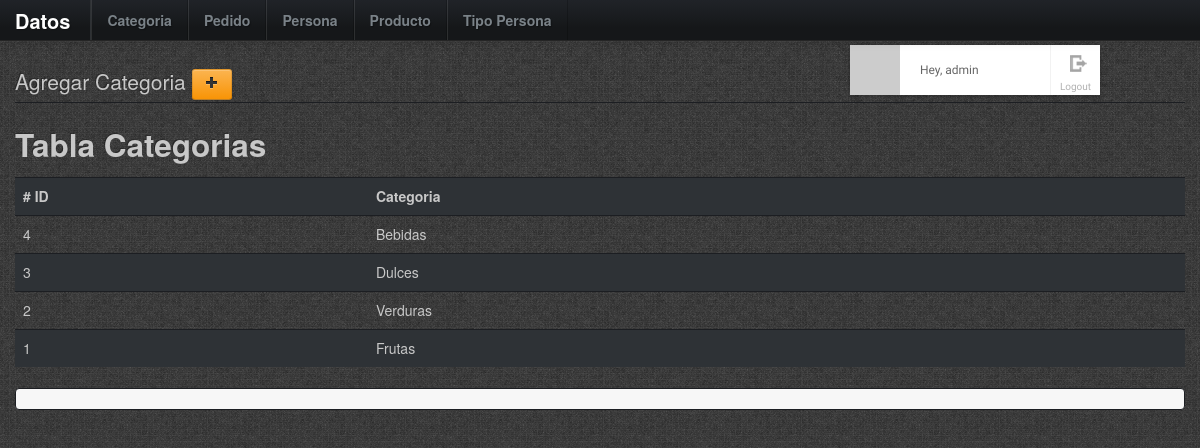
The page /categoria.php (signed in) on the database its author committed.
### tables this page shows
CREATE TABLE IF NOT EXISTS `categoria` (
  `idCategoria` int(11) NOT NULL,
  `cate_nomb` varchar(45) DEFAULT NULL,
  PRIMARY KEY (`idCategoria`)
);

### web/classes/Database.class.php (called while the page is built, shortened)
<?php
class Database
{
    private $connection = null;
    public function __construct()
    {
        if (!$this->connection) {
            $this->connection = new mysqli(DB_HOST, DB_USER, DB_PASS, DB_NAME);
            return (!$this->connection->connect_errno ? true : false);
        }
    }
    public function getDatabaseConnection()
    {
        return $this->connection;
    }
}

### web/classes/Login.class.php (called while the page is built, shortened)
<?php
class Login {
    private     $user_is_logged_in          = false;
    public function __construct(Database $db) {
        $this->connection = $db->getDatabaseConnection();
    }
    private function loginWithSessionData() {
        $this->user_is_logged_in = true;
    }
    public function isUserLoggedIn() {
        return $this->user_is_logged_in;
    }
    public function displayRegisterPage() {
        if (isset($_GET["register"])) {
            return true;
        } else {
            return false;
        }
    }
}

### web/libs/meekrodb.php (called while the page is built, shortened)
<?php
class DB {
  public static $error_handler = true;
  public static $throw_exception_on_error = false;
  protected static $mdb = null;
  public static function getMDB() {
    $mdb = DB::$mdb;
    if ($mdb === null) {
      $mdb = DB::$mdb = new MeekroDB();
    }
    if ($mdb->error_handler !== DB::$error_handler) $mdb->error_handler = DB::$error_handler;
    if ($mdb->throw_exception_on_error !== DB::$throw_exception_on_error) $mdb->throw_exception_on_error = DB::$throw_exception_on_error;
    return $mdb;
  }
  public static function query() { $args = func_get_args(); return call_user_func_array(array(DB::getMDB(), 'query'), $args); }
}
class MeekroDB {
  public $dbName = '';
  public $user = '';
  public $password = '';
  public $host = 'localhost';
  public $port = null;
  public $encoding = 'latin1';
  public $queryMode = 'queryAllRows';
  public $internal_mysql = null;
  public function __construct($host=null, $user=null, $password=null, $dbName=null, $port=null, $encoding=null) {
    if ($host === null) $host = DB::$host;
    if ($user === null) $user = DB::$user;
    if ($password === null) $password = DB::$password;
    if ($dbName === null) $dbName = DB::$dbName;
    if ($port === null) $port = DB::$port;
    if ($encoding === null) $encoding = DB::$encoding;
    $this->host = $host;
    $this->user = $user;
    $this->password = $password;
    $this->dbName = $dbName;
    $this->port = $port;
    $this->encoding = $encoding;
  }
  public function get() {
    $mysql = $this->internal_mysql;
    if ($mysql == null) {
      if (! $this->port) $this->port = ini_get('mysqli.default_port');
      $mysql = new mysqli($this->host, $this->user, $this->password, $this->dbName, $this->port);
      $mysql->set_charset($this->encoding);
      $this->internal_mysql = $mysql;
    }
    return $mysql;
  }
  protected function prependCall($function, $args, $prepend) {
    array_unshift($args, $prepend);
    return call_user_func_array($function, $args);
  }
  public function freeResult($result) {
    return $result->free();
  }
  public function parseQueryParams() {
    $args = func_get_args();
    if (count($args) < 2) return $args[0];
  }
  public function query() {
    $args = func_get_args();
    if ($this->queryMode == 'buffered' || $this->queryMode == 'unbuffered') {
      return $this->prependCall(array($this, 'queryHelper'), $args, $this->queryMode);
    } else {
      return call_user_func_array(array($this, 'queryAllRows'), $args);
    }
  }
  public function queryUnbuf() { $args = func_get_args(); return $this->prependCall(array($this, 'queryHelper'), $args, 'unbuffered'); }
  protected function queryHelper() {
    $args = func_get_args();
    $type = array_shift($args);
    $is_buffered = ($type == 'buffered');
    $is_null = ($type == 'null');
    $sql = call_user_func_array(array($this, 'parseQueryParams'), $args);
    $db = $this->get();
    $result = $db->query($sql, $is_buffered ? MYSQLI_STORE_RESULT : MYSQLI_USE_RESULT);
    return $result;
  }
  public function queryAllRows() {
    $args = func_get_args();
    $query = call_user_func_array(array($this, 'queryUnbuf'), $args);
    $result = $this->fetchAllRows($query);
    return $result;
  }
  protected function checkError() {
    return false;
  }
  public function fetchRow($result = null) {
    return $result->fetch_assoc();
  }
  public function fetchAllRows($result = null) {
    $A = array();
    while ($row = $this->fetchRow($result)) {
      $A[] = $row;
    }
    return $A;
  }
}
?>

### web/categoria.php (the view, shortened to what this page needs)
<?php
$db    = new Database();
$login = new Login($db);
if ($login->displayRegisterPage()) {
        include("views/login/register.php");
} else {
    if ($login->isUserLoggedIn()) {
        include("views/login/logged_in.php");
    } else {
        header( 'Location: index.php' ) ;
    }
}
$table_to_user = "categoria";
$result_categoria    = DB::query("SELECT *
                                  FROM      {$table_to_user}
                                  ORDER BY  categoria.idCategoria DESC");
?>
<!DOCTYPE html>
<html lang="en">
  <?php include_once 'inc/header.php'; ?>
  <body>
  <?php include_once 'inc/menu.php'; ?>
  <div class="container">
  <legend> Agregar Categoria <button id="showcont"class="btn btn-warning" name="btnpedido"><i class='icon-plus'></i> </button></legend>
<h2> Tabla Categorias </h2>
  <table class="table table-striped">
  <tr class="success" >
    <th># ID </th>
    <th> Categoria  </th>
    <th> </th>
  </tr>
<?php
    for ( $i = 0; $i <count($result_categoria); $i++) {
      echo "<tr>";
      echo "<td>";
      echo "{$result_categoria[$i][idCategoria]}";
      echo "</td>";
      echo "<td>";
      echo "{$result_categoria[$i][cate_nomb]} \n";
      echo "</td>";
      echo "<td>";
      echo "</td>";
      echo "</tr>";
    }
?>
  </table>
<?php
  echo "<pre>";
     print_r($delete_id);
  echo "</pre>";
?>
    </div>
    <?php include_once 'inc/footer.php'; ?>
  </body>
</html>

### web/views/css/style.css (style rules this page uses)
html, body, div, span, applet, object, iframe, h1, h2, h3, h4, h5, h6, p, blockquote, pre, a, abbr, acronym, address, big, cite, code, del, dfn, em, img, ins, kbd, q, s, samp, small, strike, strong, sub, sup, tt, var, b, u, i, center, dl, dt, dd, ol, ul, li, fieldset, form, label, legend, table, caption, tbody, tfoot, thead, tr, th, td, article, aside, canvas, details, embed, figure, figcaption, footer, header, hgroup, menu, nav, output, ruby, section, summary, time, mark, audio, video { margin: 0; padding: 0; border: 0; font-size: 100%; font: inherit; vertical-align: baseline; }
body { line-height: 1; }
table { border-collapse: collapse; border-spacing: 0; }
body { background-image: url("../img/wild_oliva.png"); }

### web/css/css.css (style rules this page uses)
body { padding-top: 60px; }

### rows shown on the page
categoria: idCategoria "4", cate_nomb "Bebidas"
categoria: idCategoria "3", cate_nomb "Dulces"
categoria: idCategoria "2", cate_nomb "Verduras"
categoria: idCategoria "1", cate_nomb "Frutas"

### other values the page prints
$_SESSION['user_name'] "admin"
